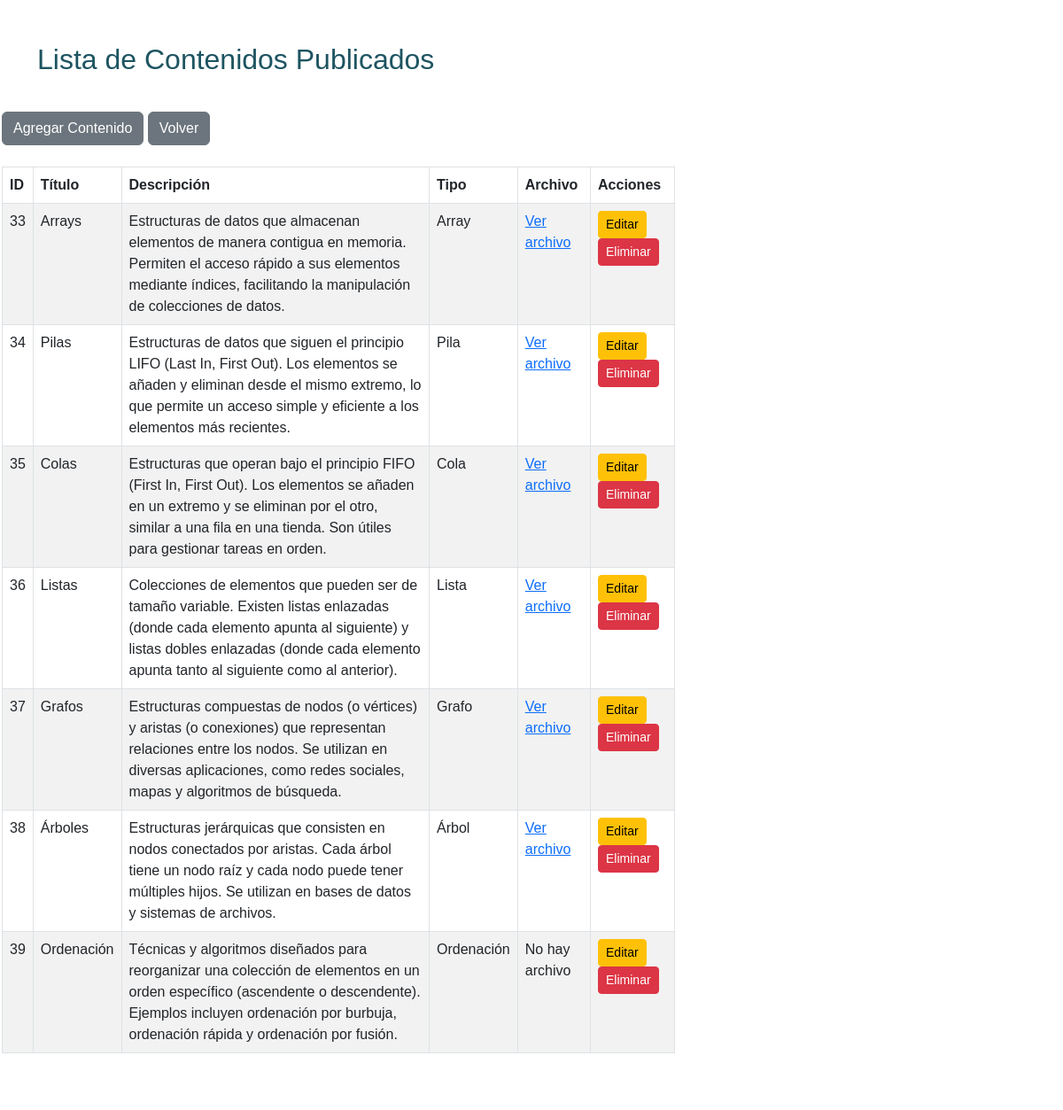
The app's page /views/ver_contenido.php (signed in) with its own data.
### tables this page shows
CREATE TABLE `contenido` (
  `id` int(11) NOT NULL AUTO_INCREMENT,
  `titulo` varchar(255) NOT NULL,
  `descripcion` text NOT NULL,
  `tipo` enum('Array','Pila','Cola','Lista','Grafo','Árbol','Ordenación') NOT NULL,
  `archivo` varchar(255) DEFAULT NULL,
  `usuario_id` int(11) NOT NULL,
  `created_at` timestamp NOT NULL DEFAULT current_timestamp(),
  `updated_at` timestamp NOT NULL DEFAULT current_timestamp() ON UPDATE current_timestamp(),
  PRIMARY KEY (`id`),
  KEY `fk_contenido_usuario` (`usuario_id`),
  KEY `index_titulo` (`titulo`),
  CONSTRAINT `fk_contenido_usuario` FOREIGN KEY (`usuario_id`) REFERENCES `usuarios` (`id`) ON DELETE CASCADE ON UPDATE CASCADE
);

### models/contenido.php (called while the page is built, shortened)
<?php
class modelocontenido {
    private $conexion;
    public function __construct($conexion) {
        $this->conexion = $conexion;
    }
    public function obtenerContenidos() {
        $consulta = "SELECT id, titulo, descripcion, tipo, archivo FROM contenido";
        $stmt = $this->conexion->prepare($consulta);
        $stmt->execute();
        return $stmt->fetchAll(PDO::FETCH_ASSOC);
    }
}
?>

### views/ver_contenido.php (the view, shortened to what this page needs)
<?php
require_once '../conexion.php';
require_once '../models/contenido.php';
$modeloContenido = new modelocontenido($conexion);
$contenidos = $modeloContenido->obtenerContenidos() ?? [];
?>
<!DOCTYPE html>
<html lang="es">
<head>
    <link href="https://cdn.jsdelivr.net/npm/bootstrap@5.3.0/dist/css/bootstrap.min.css" rel="stylesheet">
    </head>
<body>
    <div class="container mt-5 mb-2">
        <h2>Lista de Contenidos Publicados</h2>
        <div class="table-container">
        <a href="agregar_con.php" class="btn btn-secondary mb-4">Agregar Contenido</a>
            <a href="admin_index.php" class="btn btn-secondary mb-4">Volver</a>
         <table class="table table-bordered table-striped">
                <thead>
                    <tr>
                        <th>ID</th>
                        <th>Título</th>
                        <th>Descripción</th>
                        <th>Tipo</th>
                        <th>Archivo</th>
                        <th>Acciones</th>
                    </tr>
                </thead>
                <tbody>
                    <?php if ($contenidos && count($contenidos) > 0): ?>
                        <?php foreach ($contenidos as $contenido): ?>
                            <tr>
                                <td><?php echo htmlspecialchars($contenido['id']); ?></td>
                                <td><?php echo htmlspecialchars($contenido['titulo']); ?></td>
                                <td><?php echo htmlspecialchars($contenido['descripcion']); ?></td>
                                <td><?php echo htmlspecialchars($contenido['tipo']); ?></td>
                                <td>
                                    <?php if ($contenido['archivo']): ?>
                                        <a href="../documentos/<?php echo htmlspecialchars($contenido['archivo']); ?>" target="_blank">Ver archivo</a>
                                    <?php else: ?>
                                        No hay archivo
                                    <?php endif; ?>
                                </td>
                                <td>
                                    <a href="editar.php?id=<?php echo htmlspecialchars($contenido['id']); ?>" class="btn btn-warning btn-sm">Editar</a>
                                    <form action="eliminar.php" method="POST" style="display:inline;">
                                        <button type="submit" class="btn btn-danger btn-sm" onclick="return confirm('¿Estás seguro de que deseas eliminar este contenido?');">Eliminar</button>
                                    </form>
                                </td>
                            </tr>
                        <?php endforeach; ?>
                    <?php else: ?>
                        <tr>
                            <td colspan="6" class="text-center">No hay contenidos disponibles.</td>
                        </tr>
                    <?php endif; ?>
                </tbody>
            </table>
         </div>
    </div>
</body>
</html>

### views/ver_contenido.php (style rules this page uses)
body { color: #1d5461; display: flex; flex-direction: column; min-height: 100vh; font-family: Arial, sans-serif; }
.table-container { padding: 20px; background-color: rgba(255, 255, 255, 0.9); border-radius: 10px; max-width: 800px; margin: 20px auto; color: #000; margin-left: -60px; }

### records on screen
contenido: id "33", titulo "Arrays", descripcion "Estructuras de datos que almacenan elementos de manera contigua en memoria. Permiten el acceso rápido a sus elementos mediante índices, facilitando la manipulación de colecciones de datos.", tipo "Array"
contenido: id "34", titulo "Pilas", descripcion "Estructuras de datos que siguen el principio LIFO (Last In, First Out). Los elementos se añaden y eliminan desde el mismo extremo, lo que permite un acceso simple y eficiente a los elementos más recientes.", tipo "Pila"
contenido: id "35", titulo "Colas", descripcion "Estructuras que operan bajo el principio FIFO (First In, First Out). Los elementos se añaden en un extremo y se eliminan por el otro, similar a una fila en una tienda. Son útiles para gestionar tareas en orden.", tipo "Cola"
contenido: id "36", titulo "Listas", descripcion "Colecciones de elementos que pueden ser de tamaño variable. Existen listas enlazadas (donde cada elemento apunta al siguiente) y listas dobles enlazadas (donde cada elemento apunta tanto al siguiente como al anterior).", tipo "Lista"
contenido: id "37", titulo "Grafos", descripcion "Estructuras compuestas de nodos (o vértices) y aristas (o conexiones) que representan relaciones entre los nodos. Se utilizan en diversas aplicaciones, como redes sociales, mapas y algoritmos de búsqueda.", tipo "Grafo"
contenido: id "38", titulo "Árboles", descripcion "Estructuras jerárquicas que consisten en nodos conectados por aristas. Cada árbol tiene un nodo raíz y cada nodo puede tener múltiples hijos. Se utilizan en bases de datos y sistemas de archivos.", tipo "Árbol"
contenido: id "39", titulo "Ordenación", descripcion "Técnicas y algoritmos diseñados para reorganizar una colección de elementos en un orden específico (ascendente o descendente). Ejemplos incluyen ordenación por burbuja, ordenación rápida y ordenación por fusión.", tipo "Ordenación", shows "No hay archivo"
